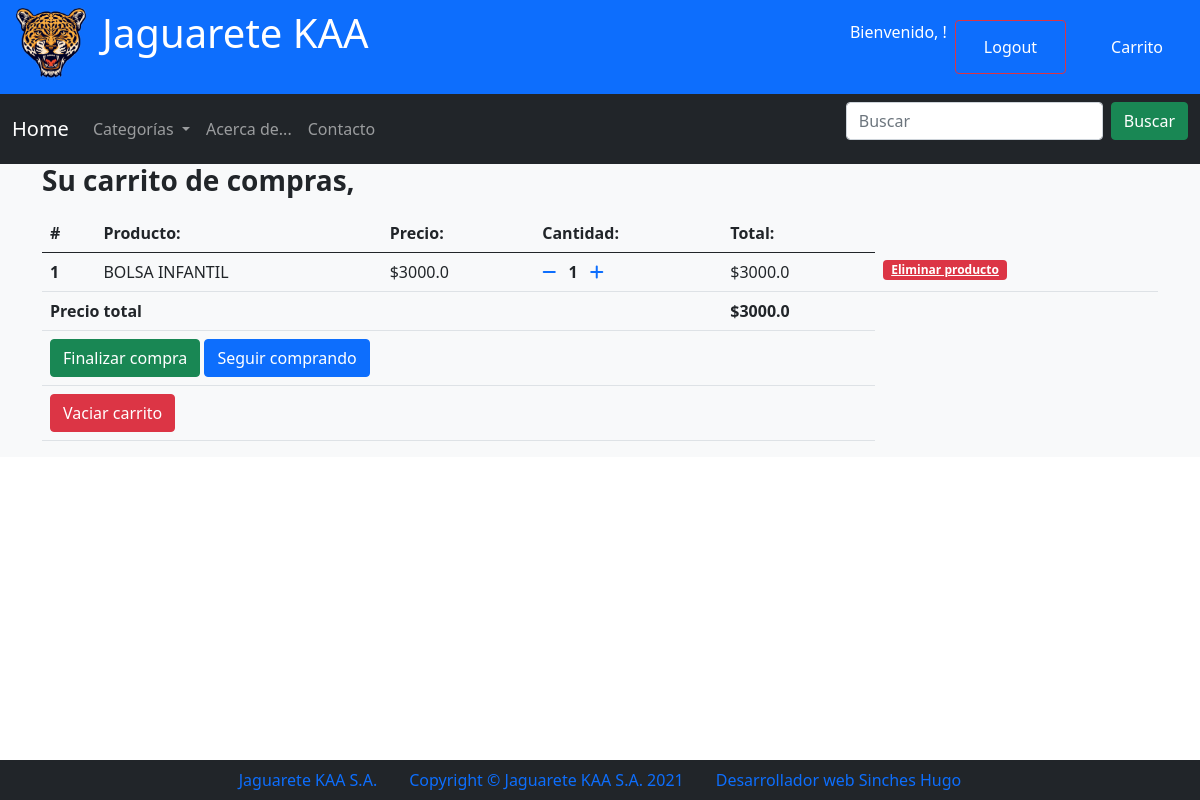
Screenshot of /resumen_compra/ (signed in) with the database file from the repository.
### store/models.py (models this page shows, shortened)
class ProductoAgregado(models.Model):
    usuario = models.ForeignKey(settings.AUTH_USER_MODEL,
                             on_delete=models.CASCADE)
    ya_agregado = models.BooleanField(default=False)
    producto = models.ForeignKey(Producto, on_delete=models.CASCADE)
    cantidad = models.IntegerField(default=1)
    def precio_total_producto(self):
        return self.cantidad * self.producto.precio

class Producto(models.Model):
    class Meta:
        permissions = (("can_add_productos", "Can add productos"),)
    titulo = models.CharField(max_length=100, unique=True)
    categoria_base = models.ForeignKey(Categoria, on_delete=models.CASCADE)
    detalle = models.CharField(max_length=1000, default='N/A')
    precio = models.FloatField()
    imagen = models.ImageField(upload_to='uploaded_images')
    fecha_creacion = models.DateTimeField(auto_now=True)

class Carrito(models.Model):
    usuario = models.ForeignKey(settings.AUTH_USER_MODEL, on_delete=models.CASCADE)
    productos = models.ManyToManyField(ProductoAgregado)
    fecha = models.DateTimeField(auto_now_add=True)
    ya_pedido = models.BooleanField(default=False)
    def precio_total_carrito(self):
        total = 0
        for producto in self.productos.all():
            total += producto.precio_total_producto()
        return total

### store/views.py (the view)
# urls.py: path('resumen_compra/', views.VistaResumenCompra.as_view(), name='resumen_compra'),
class VistaResumenCompra(LoginRequiredMixin, View):
    login_url = '/login/'
    redirect_field_name = 'redirect_to'
    def get(self, *args, **kwargs):
        try:
            compra = Carrito.objects.get(usuario=self.request.user, ya_pedido=False)
            contexto= {
                'objeto': compra
            }
            return render(self.request, 'resumen_compra.html', context=contexto)
        except ObjectDoesNotExist:
            messages.error(self.request, 'No tiene un carrito todavía')
            return redirect('/')

### store/models.py (called while the page is built)
    def __str__(self):
        return self.descripcion

### store/templatetags/categorias.py (called while the page is built)
@register.inclusion_tag('categorias.html')
def mostrar_categorias():
    return {'categorias': Categoria.objects.all()}

### store/templates/resumen_compra.html (shortened to what this page needs)
{% extends 'template.html' %}
{% load categorias %}
{% block body %}
    <div class= "container">
        <div class="">
    <h3 class="mb-3">
        <strong>Su carrito de compras, {{request.user.first_name}}</strong>
    </h3>
    <table class="table">
        <thead>
        <tr>
            <th scope="col">#</th>
            <th scope="col">Producto: </th>
            <th scope="col">Precio: </th>
            <th scope="col">Cantidad: </th>
            <th scope="col">Total: </th>
        </tr>
        </thead>
        <tbody>
        {% for item in objeto.productos.all %}
        <tr>
            <th scope="row">{{ forloop.counter }}</th>
            <td>{{ item.producto.titulo }}</td>
            <td>
                ${{ item.producto.precio}}
            </td>
            <td>
                <a href="{% url 'store:reducir_cantidad_producto' pk=item.producto.id%}"><i class="fas fa-minus mr-3"></i></a>
                <span class="mx-2"><b>{{ item.cantidad }}</b></span>
                <a href="{% url 'store:agregar_al_carrito' pk=item.producto.id %}"><i class="fas fa-plus ml-4"></i></a>
            </td>
            <td>
                ${{ item.precio_total_producto}}
            </td>
            <td>
             <span class="badge bg-danger"><a class="text-white" href="{% url 'store:quitar_del_carrito' pk=item.producto.id %}">
                Eliminar producto
             </a></span>
            </td>
        </tr>
        {% endfor %}
        {% if objeto.precio_total_carrito %}
        <tr>
            <td colspan="4"><b>Precio total</b></td>
            <td><b>${{ objeto.precio_total_carrito }}</b></td>
        </tr>
         <tr>
            <td colspan="5">
                <a href="#" class="btn btn-success float-right ml-2">Finalizar compra</a>
                <a href="/" class="btn btn-primary float-right">Seguir comprando</a>
            </td>
        </tr>
        <tr>
            <td colspan="5" class="align-items-right">
                <a href="{% url 'store:eliminar_carrito'%}" class="btn btn-danger">Vaciar carrito</a>
            </td>
        </tr>
        {% endif %}
        </tbody>
    </table>
        </div>
    </div>
{% endblock %}

### rows the page displays
ProductoAgregado: producto.titulo "BOLSA INFANTIL", producto.precio "3000.0", cantidad "1", precio_total_producto "3000.0"
Carrito: precio_total_carrito "3000.0"
